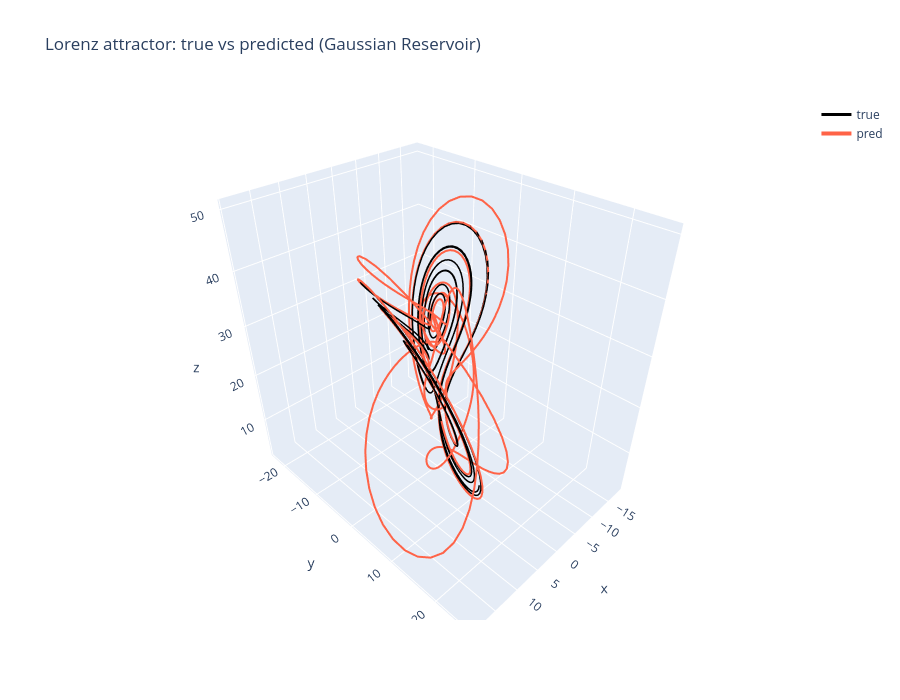

Notebook code cell kept with this figure:
### Code cell
# ============================================================
# Plot 3: Interactive 3D plot (plotly)
# ============================================================
plot_lorenz_3d_interactive(Y_pred, Y_true)

### Figure 1 — Plotly figure (JSON) as saved in the notebook; plotly's stock layout.template omitted (floating-point values rounded to 4 significant figures; data arrays with more than 128 entries replaced by an {"elided": "..."} marker saying what was removed)
{"data": [{"line": {"color": "black", "width": 3}, "mode": "lines", "name": "true", "type": "scatter3d", "x": {"elided": "1000 float values"}, "y": {"elided": "1000 float values"}, "z": {"elided": "1000 float values"}}, {"line": {"color": "tomato", "width": 4}, "mode": "lines", "name": "pred", "type": "scatter3d", "x": {"elided": "1000 float values"}, "y": {"elided": "1000 float values"}, "z": {"elided": "1000 float values"}}], "layout": {"height": 700, "scene": {"aspectmode": "data", "xaxis": {"title": {"text": "x"}}, "yaxis": {"title": {"text": "y"}}, "zaxis": {"title": {"text": "z"}}}, "title": {"text": "Lorenz attractor: true vs predicted (Gaussian Reservoir)"}, "width": 900}}
